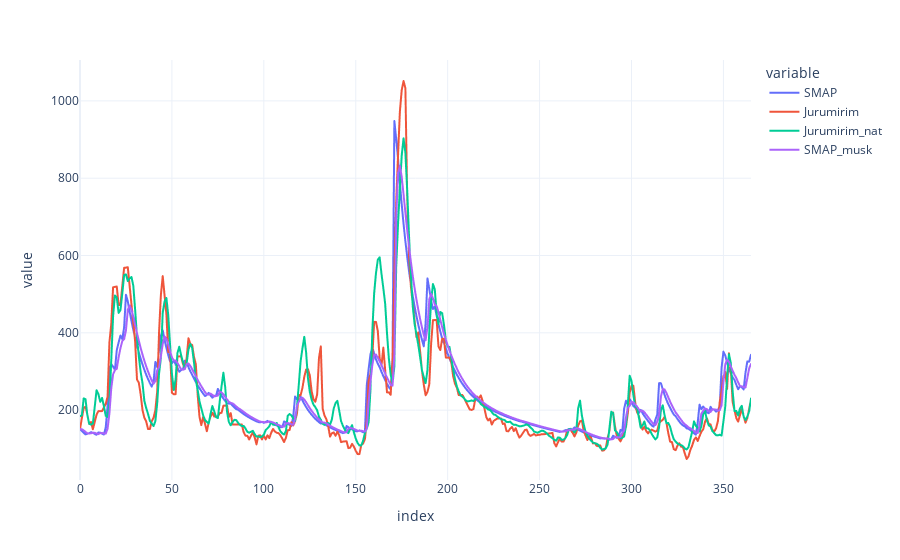

The cell this chart's notebook holds for it:
### Code cell
df_calc.plot()

### Figure 1 — Plotly figure (JSON) as saved in the notebook; plotly's stock layout.template omitted (floating-point values rounded to 4 significant figures; data arrays with more than 128 entries replaced by an {"elided": "..."} marker saying what was removed)
{"data": [{"hovertemplate": "variable=SMAP<br>index=%{x}<br>value=%{y}<extra></extra>", "legendgroup": "SMAP", "line": {"color": "#636efa", "dash": "solid"}, "marker": {"symbol": "circle"}, "mode": "lines", "name": "SMAP", "showlegend": true, "type": "scattergl", "x": {"elided": "366 int values"}, "xaxis": "x", "y": {"elided": "366 float values"}, "yaxis": "y"}, {"hovertemplate": "variable=Jurumirim<br>index=%{x}<br>value=%{y}<extra></extra>", "legendgroup": "Jurumirim", "line": {"color": "#EF553B", "dash": "solid"}, "marker": {"symbol": "circle"}, "mode": "lines", "name": "Jurumirim", "showlegend": true, "type": "scattergl", "x": {"elided": "366 int values"}, "xaxis": "x", "y": {"elided": "366 float values"}, "yaxis": "y"}, {"hovertemplate": "variable=Jurumirim_nat<br>index=%{x}<br>value=%{y}<extra></extra>", "legendgroup": "Jurumirim_nat", "line": {"color": "#00cc96", "dash": "solid"}, "marker": {"symbol": "circle"}, "mode": "lines", "name": "Jurumirim_nat", "showlegend": true, "type": "scattergl", "x": {"elided": "366 int values"}, "xaxis": "x", "y": {"elided": "366 float values"}, "yaxis": "y"}, {"hovertemplate": "variable=SMAP_musk<br>index=%{x}<br>value=%{y}<extra></extra>", "legendgroup": "SMAP_musk", "line": {"color": "#ab63fa", "dash": "solid"}, "marker": {"symbol": "circle"}, "mode": "lines", "name": "SMAP_musk", "showlegend": true, "type": "scattergl", "x": {"elided": "366 int values"}, "xaxis": "x", "y": {"elided": "366 float values"}, "yaxis": "y"}], "layout": {"legend": {"title": {"text": "variable"}, "tracegroupgap": 0}, "margin": {"t": 60}, "xaxis": {"anchor": "y", "domain": [0, 1], "title": {"text": "index"}}, "yaxis": {"anchor": "x", "domain": [0, 1], "title": {"text": "value"}}}}
